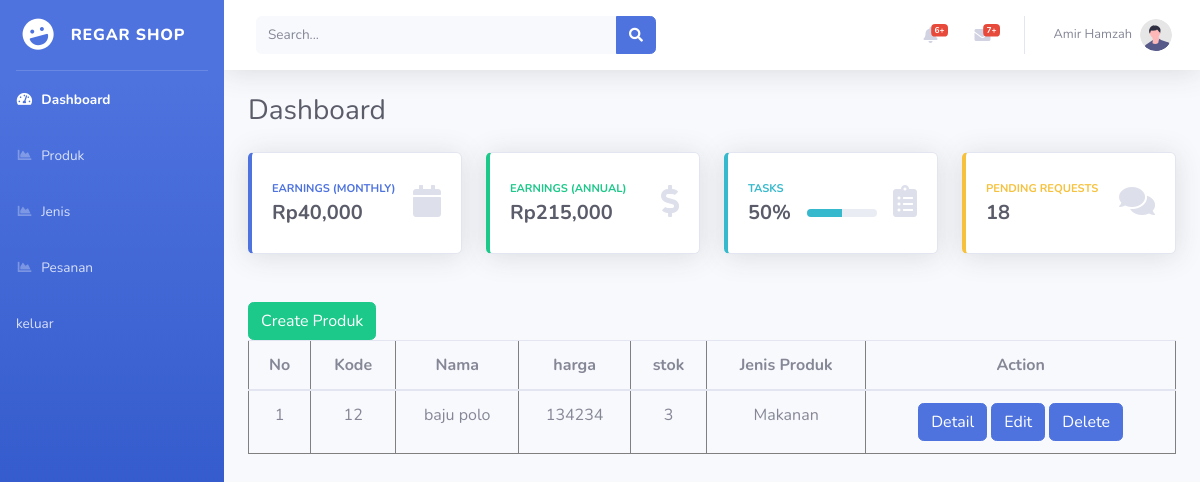
Page /admin/list_produk.php on the committed database.
### tables this page shows
CREATE TABLE `produk` (
  `id` int(11) NOT NULL,
  `kode` varchar(45) NOT NULL,
  `nama` varchar(45) NOT NULL,
  `harga` double NOT NULL,
  `stok` int(11) NOT NULL,
  `jenis_produk` varchar(45) NOT NULL
);

### admin/list_produk.php (the view, shortened to what this page needs)
<?php
    require_once '../dbkoneksi.php';
?>
<?php
   $sql = "SELECT * FROM produk";
   $rs = $dbh->query($sql);
?>
<!DOCTYPE html>
<html lang="en">
<head>
    <link href="vendor/fontawesome-free/css/all.min.css" rel="stylesheet" type="text/css">
    <link href="css/sb-admin-2.min.css" rel="stylesheet">
</head>
<body id="page-top">
    <div id="wrapper">
        <ul class="navbar-nav bg-gradient-primary sidebar sidebar-dark accordion" id="accordionSidebar">
            <a class="sidebar-brand d-flex align-items-center justify-content-center" href="index.html">
                <div class="sidebar-brand-icon rotate-n-15">
                    <i class="fas fa-laugh"></i>
                </div>
                <div class="sidebar-brand-text mx-3">Regar Shop</div>
            </a>
            <hr class="sidebar-divider my-0">
            <li class="nav-item active">
                <a class="nav-link" href="index.php">
                    <i class="fas fa-fw fa-tachometer-alt"></i>
                    <span>Dashboard</span></a>
            </li>
            <li class="nav-item">
                <a class="nav-link" href="list_produk.php">
                    <i class="fas fa-fw fa-chart-area"></i>
                    <span>Produk</span></a>
            </li>
            <li class="nav-item">
                <a class="nav-link" href="list_jenis.php">
                    <i class="fas fa-fw fa-chart-area"></i>
                    <span>Jenis</span></a>
            </li>
            <li class="nav-item">
                <a class="nav-link" href="list_pesanan.php">
                    <i class="fas fa-fw fa-chart-area"></i>
                    <span>Pesanan</span></a>
            </li>
            <li class="nav-item">
                <a class="nav-link" href="list_pesanan.php">
                    <span>keluar</span></a>
            </li>
        </ul>
        <div id="content-wrapper" class="d-flex flex-column">
            <div id="content">
                <nav class="navbar navbar-expand navbar-light bg-white topbar mb-4 static-top shadow">
                    <form
                        class="d-none d-sm-inline-block form-inline mr-auto ml-md-3 my-2 my-md-0 mw-100 navbar-search">
                        <div class="input-group">
                            <input type="text" class="form-control bg-light border-0 small" placeholder="Search..."
                                aria-label="Search" aria-describedby="basic-addon2">
                            <div class="input-group-append">
                                <button class="btn btn-primary" type="button">
                                    <i class="fas fa-search fa-sm"></i>
                                </button>
                            </div>
                        </div>
                    </form>
                    <ul class="navbar-nav ml-auto">
                        <li class="nav-item dropdown no-arrow mx-1">
                            <a class="nav-link dropdown-toggle" href="#" id="alertsDropdown" role="button"
                                data-toggle="dropdown" aria-haspopup="true" aria-expanded="false">
                                <i class="fas fa-bell fa-fw"></i>
                                <span class="badge badge-danger badge-counter">6+</span>
                            </a>
                        </li>
                        <li class="nav-item dropdown no-arrow mx-1">
                            <a class="nav-link dropdown-toggle" href="#" id="messagesDropdown" role="button"
                                data-toggle="dropdown" aria-haspopup="true" aria-expanded="false">
                                <i class="fas fa-envelope fa-fw"></i>
                                <span class="badge badge-danger badge-counter">7+</span>
                            </a>
                        </li>
                        <li class="nav-item dropdown no-arrow">
                            <a class="nav-link dropdown-toggle" href="#" id="userDropdown" role="button"
                                data-toggle="dropdown" aria-haspopup="true" aria-expanded="false">
                                <span class="mr-2 d-none d-lg-inline text-gray-600 small">Amir Hamzah</span>
                                <img class="img-profile rounded-circle"
                                    src="img/undraw_profile.svg">
                            </a>
                        </li>
                    </ul>
                </nav>
                <div class="container-fluid">
                    <div class="d-sm-flex align-items-center justify-content-between mb-4">
                        <h1 class="h3 mb-0 text-gray-800">Dashboard</h1>
                    </div>
                    <div class="row">
                        <div class="col-xl-3 col-md-6 mb-4">
                            <div class="card border-left-primary shadow h-100 py-2">
                                <div class="card-body">
                                    <div class="row no-gutters align-items-center">
                                        <div class="col mr-2">
                                            <div class="text-xs font-weight-bold text-primary text-uppercase mb-1">
                                                Earnings (Monthly)</div>
                                            <div class="h5 mb-0 font-weight-bold text-gray-800">Rp40,000</div>
                                        </div>
                                        <div class="col-auto">
                                            <i class="fas fa-calendar fa-2x text-gray-300"></i>
                                        </div>
                                    </div>
                                </div>
                            </div>
                        </div>
                        <div class="col-xl-3 col-md-6 mb-4">
                            <div class="card border-left-success shadow h-100 py-2">
                                <div class="card-body">
                                    <div class="row no-gutters align-items-center">
                                        <div class="col mr-2">
                                            <div class="text-xs font-weight-bold text-success text-uppercase mb-1">
                                                Earnings (Annual)</div>
                                            <div class="h5 mb-0 font-weight-bold text-gray-800">Rp215,000</div>
                                        </div>
                                        <div class="col-auto">
                                            <i class="fas fa-dollar-sign fa-2x text-gray-300"></i>
                                        </div>
                                    </div>
                                </div>
                            </div>
                        </div>
                        <div class="col-xl-3 col-md-6 mb-4">
                            <div class="card border-left-info shadow h-100 py-2">
                                <div class="card-body">
                                    <div class="row no-gutters align-items-center">
                                        <div class="col mr-2">
                                            <div class="text-xs font-weight-bold text-info text-uppercase mb-1">Tasks
                                            </div>
                                            <div class="row no-gutters align-items-center">
                                                <div class="col-auto">
                                                    <div class="h5 mb-0 mr-3 font-weight-bold text-gray-800">50%</div>
                                                </div>
                                                <div class="col">
                                                    <div class="progress progress-sm mr-2">
                                                        <div class="progress-bar bg-info" role="progressbar"
                                                            style="width: 50%" aria-valuenow="50" aria-valuemin="0"
                                                            aria-valuemax="100"></div>
                                                    </div>
                                                </div>
                                            </div>
                                        </div>
                                        <div class="col-auto">
                                            <i class="fas fa-clipboard-list fa-2x text-gray-300"></i>
                                        </div>
                                    </div>
                                </div>
                            </div>
                        </div>
                        <div class="col-xl-3 col-md-6 mb-4">
                            <div class="card border-left-warning shadow h-100 py-2">
                                <div class="card-body">
                                    <div class="row no-gutters align-items-center">
                                        <div class="col mr-2">
                                            <div class="text-xs font-weight-bold text-warning text-uppercase mb-1">
                                                Pending Requests</div>
                                            <div class="h5 mb-0 font-weight-bold text-gray-800">18</div>
                                        </div>
                                        <div class="col-auto">
                                            <i class="fas fa-comments fa-2x text-gray-300"></i>
                                        </div>
                                    </div>
                                </div>
                            </div>
                        </div>
                    </div>
                </div>
                <div class="div">
                    <div class="container">
                            <br>
                            <a class="btn btn-success" href="tambah_produk.php" role="button">Create Produk</a>
                        <table class="table" width="100%" border="1" cellspacing="2" cellpadding="2">
                            <thead>
                                <tr style="text-align: center;">
                                    <th>No</th>
                                    <th>Kode</th>
                                    <th>Nama</th>
                                    <th>harga</th>
                                    <th>stok</th>
                                    <th>Jenis Produk</th>
                                    <th>Action</th>
                                </tr>
                            </thead>
                            <tbody>
                                <?php
                                        $nomor  =1 ;
                                        foreach($rs as $row){
                                        ?>
                                <tr style="text-align: center;">
                                    <td><?=$nomor?></td>
                                    <td><?=$row['kode']?></td>
                                    <td><?=$row['nama']?></td>
                                    <td><?=$row['harga']?></td>
                                    <td><?=$row['stok']?></td>
                                    <td><?php
                                            if ($row['jenis_produk'] == "1") {
                                                echo "Makanan";
                                            } elseif ($row['jenis_produk'] == "2") {
                                                echo "Minuman";
                                            }elseif ($row['jenis_produk'] == "3") {
                                                echo "Seafood";
                                            } elseif ($row['jenis_produk'] == "4") {
                                                echo "Aneka Jus";
                                            }else {
                                                echo "Non Member";
                                            }
                                    ?></td>
                                    <td>
                                        <a class="btn btn-primary" href="detail_produk.php?id=<?=$row['id']?>">Detail</a>
                                        <a class="btn btn-primary" href="edit_produk.php?idedit=<?=$row['id']?>">Edit</a>
                                        <a class="btn btn-primary" href="delete_produk.php?iddel=<?=$row['id']?>"
                                            onclick="if(!confirm('Anda Yakin Hapus Data Produk <?=$row['nama']?>?')) {return false}">Delete</a>
                                    </td>
                                </tr>
                                <?php
                                        $nomor++;
                                        }
                                        ?>
                            </div>
                        </div>
                </div>
</body>
</html>

### rows in the picture
produk: kode "12", nama "baju polo", harga "134234", stok "3", jenis_produk "Makanan"
